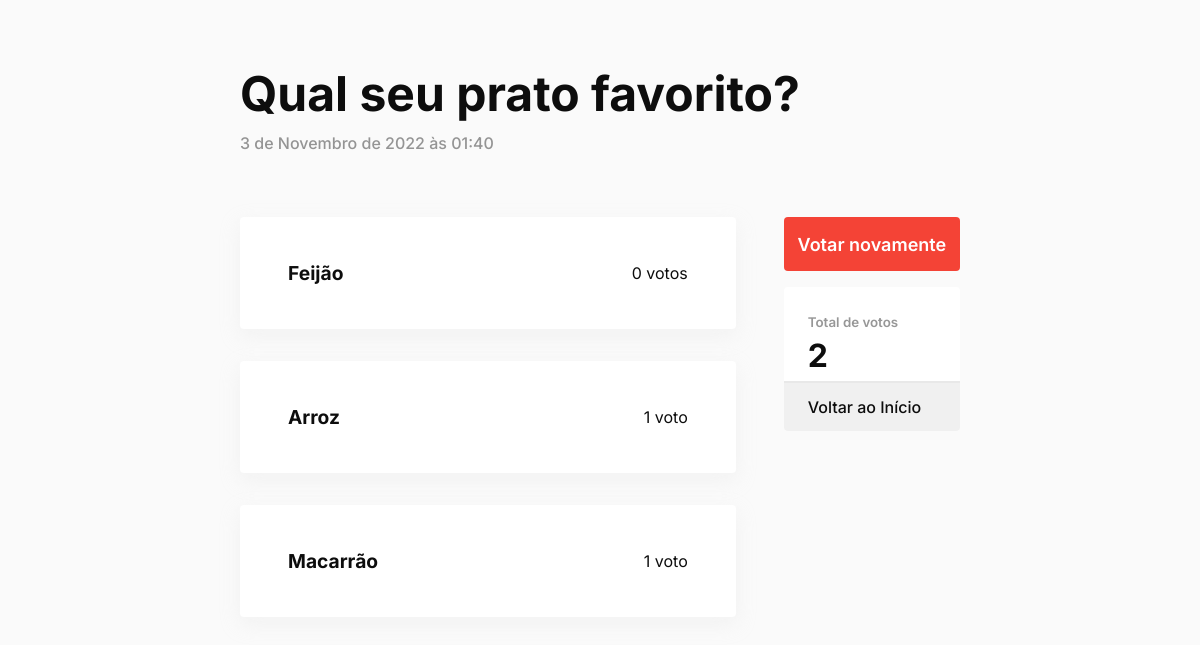
The page /polls/4/results/ on the database its author committed.
### polls/models.py (models this page shows, shortened)
class Question(models.Model):
    question_text = models.CharField(max_length=200)
    pub_date = models.DateTimeField('date published')
    all_votes = models.IntegerField(default=0)

class Choice(models.Model):
    question = models.ForeignKey(Question, on_delete=models.CASCADE)
    choice_text = models.CharField(max_length=200)
    votes = models.IntegerField(default=0)

### polls/views.py (the view)
# urls.py: path('<int:pk>/results/', views.ResultsView.as_view(), name='results'),
class ResultsView(generic.DetailView):
    model = Question
    template_name = 'polls/results.html'

### polls/templates/polls/results.html (shortened to what this page needs)
<!DOCTYPE html>
<html>
<head>
    {% load static %}
    <link rel="stylesheet" href="{% static 'polls/style_results.css' %}">
</head>
<body>
    <main class="main">
        <form action="{% url 'polls:vote' question.id %}" method="post">
            <header>
                <h1 class="title">{{ question.question_text }}</h1>
                <p class="subtitle">{{ question.pub_date }}</p>
            </header>
            <div class="div">
                <main>
                    {% for choice in question.choice_set.all %}
                    <div class="choice" onclick="choice({{ forloop.counter }})">
                        <label for="choice{{ forloop.counter }}">{{ choice.choice_text }}</label>
                        <p>{{ choice.votes }} voto{{ choice.votes|pluralize }}</p>
                    </div>
                    {% endfor %}
                </main>
                <aside>
                    <a href="{% url 'polls:detail' question.id %}" class="submitbutton">Votar novamente</a>
                    <div class="votes">
                        <div class="div_votes">
                            <p>Total de votos</p>
                            <h1>{{ question.all_votes }}</h1>
                        </div>
                        <a href="{% url 'polls:index' %}">
                            <div class="div_back">
                               <p>Voltar ao Início</p>
                            </div>
                        </a>
                    </div>
                </aside>
            </div>
        </form>
    </main>
</body>
</html>

### polls/static/polls/style_results.css (style rules this page uses)
body { margin: 0; padding: 0; width: 100%; position: absolute; display: flex; justify-content: center; padding-top: 4em; font-family: 'Inter', sans-serif; background: #FAFAFA; color: #0d0d0d; }
.main { width: 60%; }
.main header { display: flex; gap: 10px; flex-direction: column; margin-bottom: 4em; }
.main header .title { font-size: -webkit-xxx-large; font-weight: 700; margin: 0; }
.main header .subtitle { font-weight: 500; color: #0d0d0d6e; margin: 0; }
.main .div { display: flex; flex-direction: row; justify-content: space-between; gap: 3em; }
.main .div main { display: flex; flex-direction: column; gap: 2em; width: 100%; }
.main .div main .choice { height: 7em; border-radius: 4px; background: white; box-shadow: #dedede47 0px 7px 20px 0px; padding: 0em 3em; display: flex; align-items: center; flex-direction: row; justify-content: space-between; }
.main .div main .choice label { font-size: larger; font-weight: 700; }
.main .div aside { width: 16em; display: flex; flex-direction: column; gap: 1em; }
.main .div aside .submitbutton { width: 100%; height: 3em; background: #f44336; color: white; font-family: inter, sans-serif; font-weight: 600; font-size: large; border: none; border-radius: 4px; cursor: pointer; display: flex; align-items: center; justify-content: center; }
.main .div aside .votes { width: 100%; background: #ffffff; border-radius: 4px; }
.main .div aside .votes .div_votes { border-bottom: solid 2px #e8e8e8; padding: 0px 1.5em; display: flex; flex-direction: column; justify-content: flex-end; }
.main .div aside .votes .div_votes p { margin: 0; padding-top: 2em; font-weight: 600; font-size: smaller; color: #0d0d0d6e; }
.main .div aside .votes .div_votes h1 { margin: 6px 0px; font-size: xx-large; }
.main .div aside .votes .div_back { height: 3em; font-weight: 500; border: none; border-radius: 0 0 4px 4px; cursor: pointer; display: flex; justify-content: flex-start; align-items: center; padding: 0px 1.5em; background: #f0f0f0; }
a { text-decoration: none; color: #0d0d0d; }

### rows shown on the page
Question: question_text "Qual seu prato favorito?", pub_date "3 de Novembro de 2022 às 01:40", all_votes "2"
Choice: choice_text "Feijão", votes "0"
Choice: choice_text "Arroz", votes "1"
Choice: choice_text "Macarrão", votes "1"
